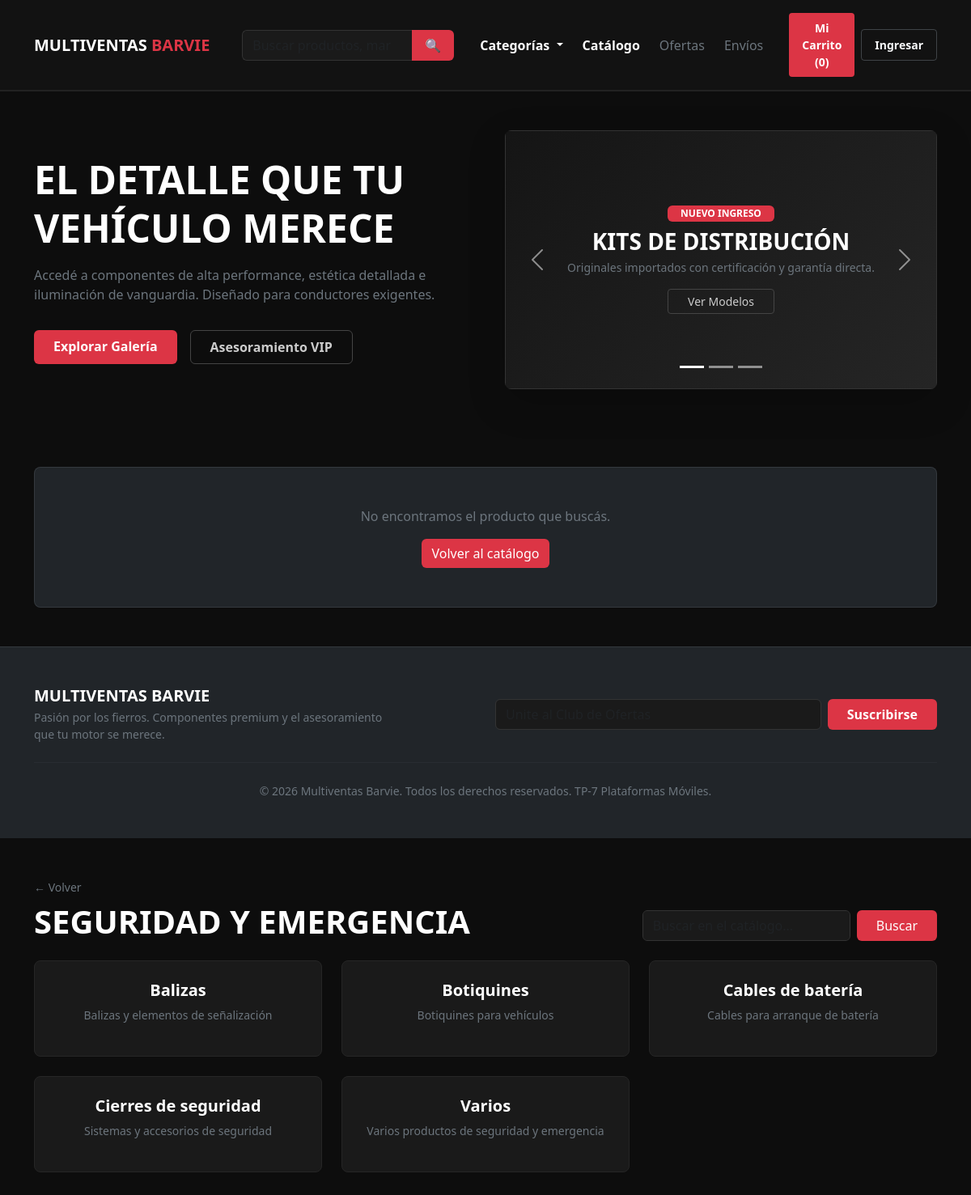
Page /src/views/catalogo.php?categoria=4 on the committed database.
### tables this page shows
CREATE TABLE categorias (
id_categoria INT AUTO_INCREMENT PRIMARY KEY,
nombre VARCHAR(100) NOT NULL,
descripcion VARCHAR(255),

id_categoria_padre INT NULL,

CONSTRAINT fk_categoria_padre
    FOREIGN KEY (id_categoria_padre)
    REFERENCES categorias(id_categoria)

);

### src/controllers/auth/productos_controller.php (called while the page is built, shortened)
<?php
function obtenerCategorias(PDO $pdo, ?int $idPadre = null): array
{
    if ($idPadre === null) {
        $stmt = $pdo->query("SELECT * FROM categorias WHERE id_categoria_padre IS NULL ORDER BY nombre");
    } else {
        $stmt = $pdo->prepare("SELECT * FROM categorias WHERE id_categoria_padre = :padre ORDER BY nombre");
        $stmt->execute([':padre' => $idPadre]);
    }
    return $stmt->fetchAll();
}
function obtenerCategoriaPorId(PDO $pdo, int $id): ?array
{
    $stmt = $pdo->prepare("SELECT * FROM categorias WHERE id_categoria = :id");
    $stmt->execute([':id' => $id]);
    $cat = $stmt->fetch();
    return $cat ?: null;
}

### src/views/catalogo.php (the view, shortened to what this page needs)
<?php
require_once __DIR__ . '/../config/database.php';
require_once __DIR__ . '/../controllers/auth/productos_controller.php';
require_once __DIR__ . '/productos_card.php';
$categoriaId = isset($_GET['categoria']) ? (int) $_GET['categoria'] : null;
$busqueda = isset($_GET['buscar']) ? trim($_GET['buscar']) : '';
$categoriaActual = null;
$subcategorias = [];
if ($busqueda !== '') {
    $productos = buscarProductos($pdo, $busqueda);
} elseif ($categoriaId !== null) {
    $categoriaActual = obtenerCategoriaPorId($pdo, $categoriaId);
    if ($categoriaActual) {
        $subcategorias = obtenerCategorias($pdo, $categoriaId);
    }
}
require_once __DIR__ . '/_layouts/header.php';
?>
    <main class="container my-5">
        <div class="d-flex flex-wrap align-items-end justify-content-between gap-3 mb-4">
            <div>
                <?php if ($busqueda !== ''): ?>
                    <a href="<?= BASE_URL ?>/src/views/catalogo.php" class="text-secondary text-decoration-none small d-inline-block mb-2">← Volver al catálogo</a>
                    <h1 class="fw-bold text-white text-uppercase tracking-wide m-0">Resultados para "<?= htmlspecialchars($busqueda) ?>"</h1>
                <?php elseif ($categoriaActual): ?>
                    <a href="<?= BASE_URL ?>/src/views/catalogo.php<?= $categoriaActual['id_categoria_padre'] ? '?categoria=' . (int) $categoriaActual['id_categoria_padre'] : '' ?>" class="text-secondary text-decoration-none small d-inline-block mb-2">← Volver</a>
                    <h1 class="fw-bold text-white text-uppercase tracking-wide m-0"><?= htmlspecialchars($categoriaActual['nombre']) ?></h1>
                <?php else: ?>
                    <h1 class="fw-bold text-white text-uppercase tracking-wide m-0">Catálogo</h1>
                    <p class="text-secondary mb-0">Elegí una categoría para ver los productos disponibles.</p>
                <?php endif; ?>
            </div>
            <form method="GET" action="<?= BASE_URL ?>/src/views/catalogo.php" class="d-flex gap-2">
                <input type="text" name="buscar" value="<?= htmlspecialchars($busqueda) ?>" class="form-control form-control-premium" placeholder="Buscar en el catálogo...">
                <button type="submit" class="btn btn-premium-red px-4">Buscar</button>
            </form>
        </div>
        <?php if (!empty($subcategorias)): ?>
            <div class="row g-4">
                <?php foreach ($subcategorias as $cat): ?>
                    <div class="col-12 col-sm-6 col-lg-4">
                        <a href="<?= BASE_URL ?>/src/views/catalogo.php?categoria=<?= (int) $cat['id_categoria'] ?>" class="text-decoration-none">
                            <div class="card card-premium h-100 p-4 text-center">
                                <h4 class="h5 fw-bold text-white mb-2"><?= htmlspecialchars($cat['nombre']) ?></h4>
                                <?php if (!empty($cat['descripcion'])): ?>
                                    <p class="text-secondary small mb-3"><?= htmlspecialchars($cat['descripcion']) ?></p>
                                <?php endif; ?>
                            </div>
                        </a>
                    </div>
                <?php endforeach; ?>
            </div>
        <?php endif; ?>
    </main>
<?php
require_once __DIR__ . '/_layouts/footer.php';
?>

### assets/css/style.css (style rules this page uses)
:root { --bg-dark-premium: #121212; --bg-card-dark: #1a1a1a; --accent-red: #dc3545; --accent-red-hover: #b02a37; }
body { background-color: #0d0d0d; color: #e0e0e0; font-family: 'Segoe UI', Tahoma, Geneva, Verdana, sans-serif; }
.btn-premium-red { background-color: var(--accent-red); color: #fff; border: none; transition: all 0.3s ease; }
.card-premium { background-color: var(--bg-card-dark); border: 1px solid #262626; border-radius: 8px; transition: transform 0.3s ease, border-color 0.3s ease, box-shadow 0.3s ease; cursor: pointer; }
.form-control-premium { background-color: #1a1a1a; border: 1px solid #333; color: #fff; }

### rows in the picture
categorias: nombre "SEGURIDAD Y EMERGENCIA"
categorias: nombre "Balizas", descripcion "Balizas y elementos de señalización"
categorias: nombre "Botiquines", descripcion "Botiquines para vehículos"
categorias: nombre "Cables de batería", descripcion "Cables para arranque de batería"
categorias: nombre "Cierres de seguridad", descripcion "Sistemas y accesorios de seguridad"
categorias: nombre "Varios", descripcion "Varios productos de seguridad y emergencia"
